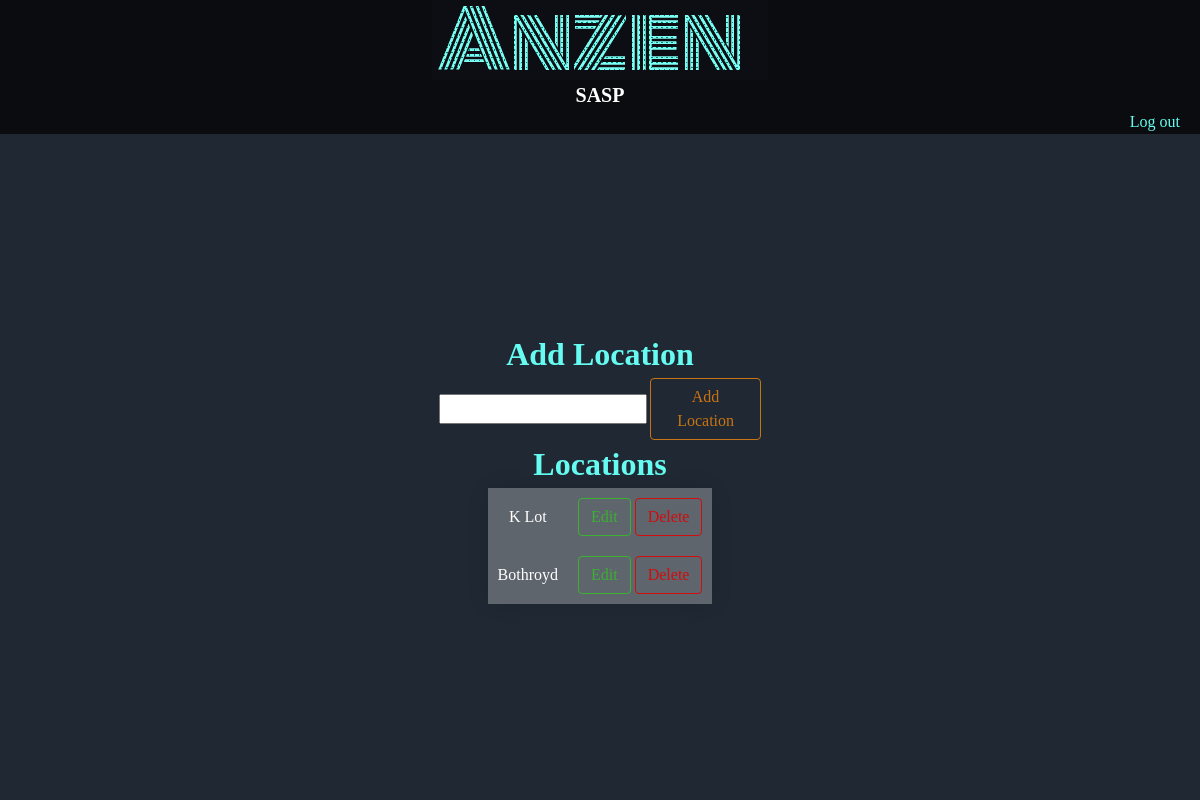
The page /locations/ (signed in) on the database as committed earlier.
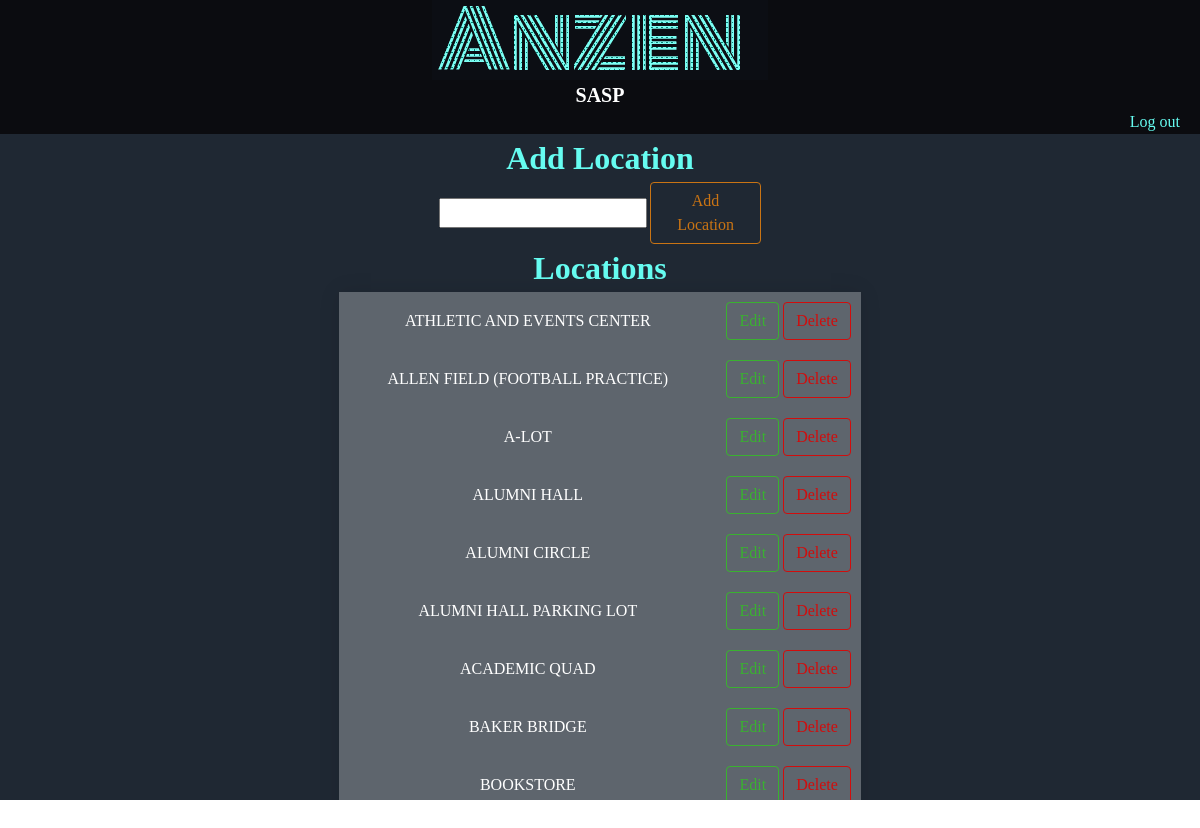
The same page on the database as committed later.
### accounts/models.py (models this page shows)
class location (models.Model):
    locationName = models.CharField(max_length=150,null=True)
    def __str__(self):
        return self.locationName

### accounts/views.py (the view, shortened to what this page needs)
# urls.py: path('locations/', views.locations,name='locations' ),
@login_required(login_url='login')
def locations(request):
    locationsAll = models.location.objects.all()
    return render(request,'accounts/reports/locations.html',{'locations':locationsAll})

### accounts/templates/accounts/reports/locations.html (shortened to what this page needs)
{% extends 'accounts/index.html' %}
{% block content %}
<div class="inceidentFormsBody">
    <div class="inceidentAddDisplay">
        <H1 class="colourBlue">
            Add Location
        </H1>
        <div class="inceidentAddForm">
            <form class="inceidentsAddForm" action="" method="POST">
                <input type="text" name="newlocation" required>
                <button type="submit" name ="addLoco" class="newInceidentButton">Add Location</button>
            </form>
        </div>
    </div>
    <div class="inceidentsDisplay">
        <H1 class="colourBlue">
            Locations
        </H1>
        <form class="inceidentsDisplayForm" action="" method="POST">
            <div class="scroll">
            <table>
                {% for location in locations %}
                <tr>
                    <td > {{ location }}</td>
                    <td>
                        <button type="button"  name='{{location}}' id ="{{ location.id }}"  class="editButton">Edit</button>
                        <button type="submit" class="deleteButton" value="delete" id="deletebut" name="1,{{location.id}}">Delete</button>
                    </td>
                </tr>
                {% endfor %}
            </table>
            </div>
        </form>
    </div>
</div>
{% endblock content %}

Rows that differ between the two databases and show on the page:
removed location: locationName "K Lot"
removed location: locationName "Bothroyd"
added location: locationName "ATHLETIC AND EVENTS CENTER"
added location: locationName "ALLEN FIELD (FOOTBALL PRACTICE)"
added location: locationName "A-LOT"
added location: locationName "ALUMNI HALL"
added location: locationName "ALUMNI CIRCLE"
added location: locationName "ALUMNI HALL PARKING LOT"
added location: locationName "ACADEMIC QUAD"
added location: locationName "BAKER BRIDGE"
added location: locationName "BOOKSTORE"
